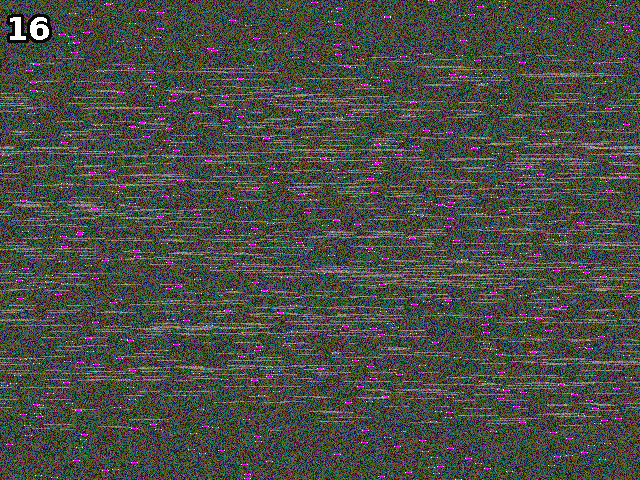
#> input picture Python_Challange/mozart.gif, 640 x 480 px
$ python 016-2.py   (Python 2 division)
#> lines starting #> are read from the running program, lines starting #| are printed output that depends on the picture
#coding: utf8
#!/usr/bin/python

from PIL import Image
import numpy as np

magnate=[]
im = Image.open("./mozart.gif")
#> im is the input picture: PIL image 640x480 P; mean R, G, B 74.6, 76.9, 70.2
im2 = np.array(list(im.getdata())).reshape((640,480))
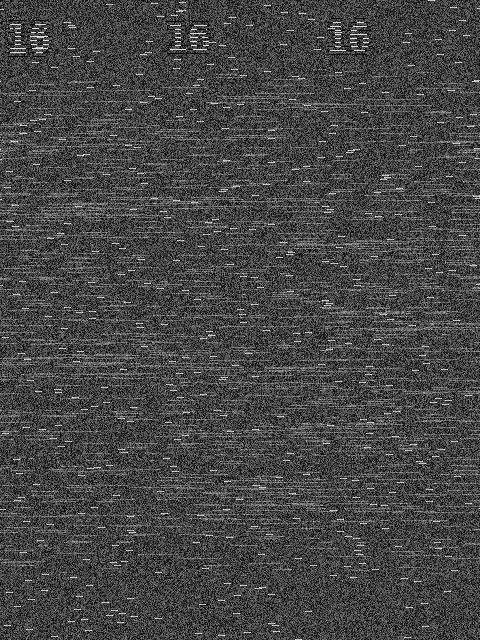
#> im2: shape (640, 480) int64; min 4, max 252, mean 70.1
w,h = im.size
#> w = 640; h = 480
for j in range(h):
    for i in range(w-5):
        if (im.getpixel((i,j))==195 and im.getpixel((i+4,j))==195):
            magnate.append([i,j])
print magnate
#> (printed output is left out)
#print im2
#print magnate
im3 = Image.new(im.mode, (640,480),0)
#> im3: PIL image 640x480 P; every value is 0

for k in range(h):
    for l in range(640 - int((magnate[k])[0])):
        im3.putpixel((l,k), im.getpixel((l + int((magnate[k])[0]),k)))
    for m in range(640 - int((magnate[k])[0]),640):
        print m,k
        im3.putpixel((m,k), im.getpixel((m - 640 + int((magnate[k])[0]),k)))
        #im3.putpixel((m,k), 0)
            #im.getpixel((m - 479 - int((magnate[k])[0]),k)))
        #im3.putpixel((l,k), im.getpixel((l - 479 + int((magnate[k])[0]),k)))
im3.show()
